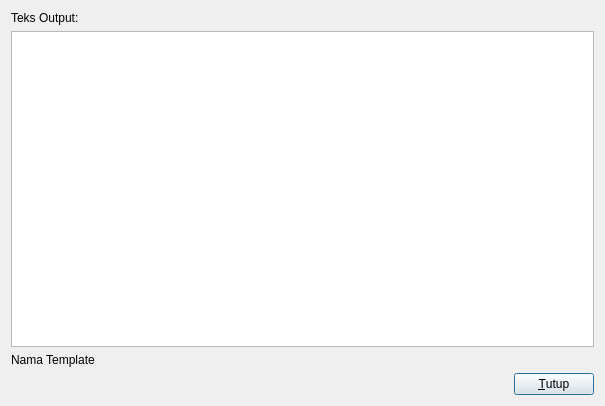
<?xml version="1.0" encoding="UTF-8"?>
<ui version="4.0">
 <class>PreviewTextDialog</class>
 <widget class="QDialog" name="PreviewTextDialog">
  <property name="geometry">
   <rect>
    <x>0</x>
    <y>0</y>
    <width>605</width>
    <height>406</height>
   </rect>
  </property>
  <property name="windowTitle">
   <string>Pratinjau Teks</string>
  </property>
  <layout class="QVBoxLayout" name="verticalLayout">
   <item>
    <widget class="QLabel" name="label">
     <property name="text">
      <string>Teks Output:</string>
     </property>
    </widget>
   </item>
   <item>
    <widget class="QPlainTextEdit" name="contentEdit"/>
   </item>
   <item>
    <widget class="QLabel" name="templateNameLabel">
     <property name="text">
      <string>Nama Template</string>
     </property>
    </widget>
   </item>
   <item>
    <layout class="QHBoxLayout" name="horizontalLayout">
     <item>
      <spacer name="horizontalSpacer">
       <property name="orientation">
        <enum>Qt::Horizontal</enum>
       </property>
       <property name="sizeHint" stdset="0">
        <size>
         <width>40</width>
         <height>20</height>
        </size>
       </property>
      </spacer>
     </item>
     <item>
      <widget class="QPushButton" name="closeButton">
       <property name="text">
        <string>&amp;Tutup</string>
       </property>
      </widget>
     </item>
    </layout>
   </item>
  </layout>
 </widget>
 <resources/>
 <connections/>
</ui>
